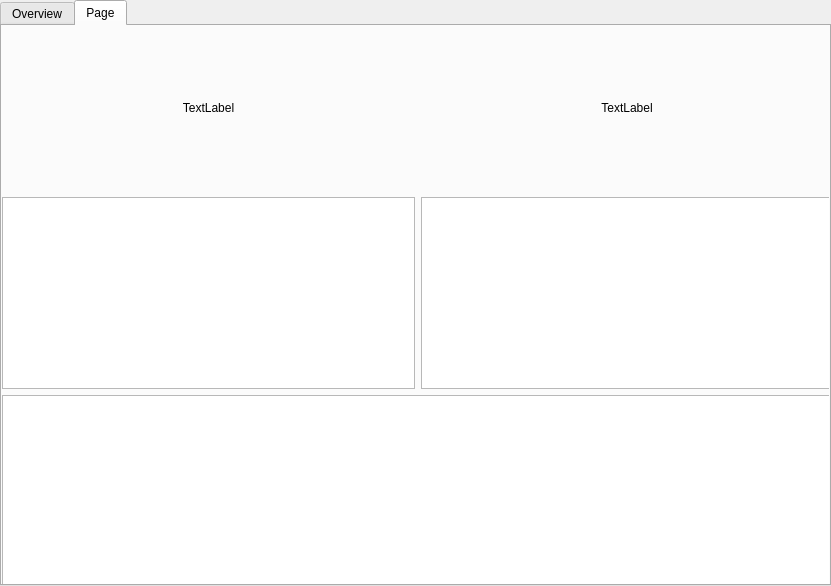
<?xml version="1.0" encoding="UTF-8"?>
<ui version="4.0">
 <class>topTabs</class>
 <widget class="QTabWidget" name="topTabs">
  <property name="geometry">
   <rect>
    <x>0</x>
    <y>0</y>
    <width>831</width>
    <height>586</height>
   </rect>
  </property>
  <property name="sizePolicy">
   <sizepolicy hsizetype="Expanding" vsizetype="Expanding">
    <horstretch>0</horstretch>
    <verstretch>0</verstretch>
   </sizepolicy>
  </property>
  <property name="windowTitle">
   <string>TabWidget</string>
  </property>
  <property name="currentIndex">
   <number>1</number>
  </property>
  <widget class="QWidget" name="tab">
   <property name="sizePolicy">
    <sizepolicy hsizetype="Expanding" vsizetype="Expanding">
     <horstretch>0</horstretch>
     <verstretch>0</verstretch>
    </sizepolicy>
   </property>
   <attribute name="title">
    <string>Overview</string>
   </attribute>
  </widget>
  <widget class="QWidget" name="tab_2">
   <property name="sizePolicy">
    <sizepolicy hsizetype="Expanding" vsizetype="Expanding">
     <horstretch>0</horstretch>
     <verstretch>0</verstretch>
    </sizepolicy>
   </property>
   <attribute name="title">
    <string>Page</string>
   </attribute>
   <widget class="QWidget" name="gridLayoutWidget">
    <property name="geometry">
     <rect>
      <x>0</x>
      <y>0</y>
      <width>831</width>
      <height>561</height>
     </rect>
    </property>
    <layout class="QGridLayout" name="gridLayout">
     <property name="sizeConstraint">
      <enum>QLayout::SetNoConstraint</enum>
     </property>
     <item row="0" column="0">
      <widget class="QLabel" name="label_image_video1">
       <property name="sizePolicy">
        <sizepolicy hsizetype="Expanding" vsizetype="Expanding">
         <horstretch>0</horstretch>
         <verstretch>0</verstretch>
        </sizepolicy>
       </property>
       <property name="lineWidth">
        <number>0</number>
       </property>
       <property name="text">
        <string>TextLabel</string>
       </property>
       <property name="textFormat">
        <enum>Qt::RichText</enum>
       </property>
       <property name="alignment">
        <set>Qt::AlignCenter</set>
       </property>
      </widget>
     </item>
     <item row="1" column="0">
      <widget class="QTextBrowser" name="label_text_video1">
       <property name="sizePolicy">
        <sizepolicy hsizetype="Expanding" vsizetype="Expanding">
         <horstretch>0</horstretch>
         <verstretch>0</verstretch>
        </sizepolicy>
       </property>
       <property name="lineWidth">
        <number>0</number>
       </property>
       <property name="lineWrapMode">
        <enum>QTextEdit::WidgetWidth</enum>
       </property>
      </widget>
     </item>
     <item row="1" column="1">
      <widget class="QTextBrowser" name="label_text_video2">
       <property name="sizePolicy">
        <sizepolicy hsizetype="Expanding" vsizetype="Expanding">
         <horstretch>0</horstretch>
         <verstretch>0</verstretch>
        </sizepolicy>
       </property>
       <property name="lineWidth">
        <number>0</number>
       </property>
       <property name="lineWrapMode">
        <enum>QTextEdit::WidgetWidth</enum>
       </property>
      </widget>
     </item>
     <item row="0" column="1">
      <widget class="QLabel" name="label_image_video2">
       <property name="sizePolicy">
        <sizepolicy hsizetype="Expanding" vsizetype="Expanding">
         <horstretch>0</horstretch>
         <verstretch>0</verstretch>
        </sizepolicy>
       </property>
       <property name="lineWidth">
        <number>0</number>
       </property>
       <property name="text">
        <string>TextLabel</string>
       </property>
       <property name="textFormat">
        <enum>Qt::RichText</enum>
       </property>
       <property name="alignment">
        <set>Qt::AlignCenter</set>
       </property>
      </widget>
     </item>
     <item row="2" column="0" colspan="2">
      <widget class="QTextBrowser" name="tutorial_text_browser">
       <property name="sizePolicy">
        <sizepolicy hsizetype="Expanding" vsizetype="Expanding">
         <horstretch>0</horstretch>
         <verstretch>0</verstretch>
        </sizepolicy>
       </property>
       <property name="lineWidth">
        <number>0</number>
       </property>
       <property name="lineWrapMode">
        <enum>QTextEdit::WidgetWidth</enum>
       </property>
       <property name="openExternalLinks">
        <bool>false</bool>
       </property>
      </widget>
     </item>
    </layout>
   </widget>
  </widget>
 </widget>
 <resources/>
 <connections/>
</ui>
